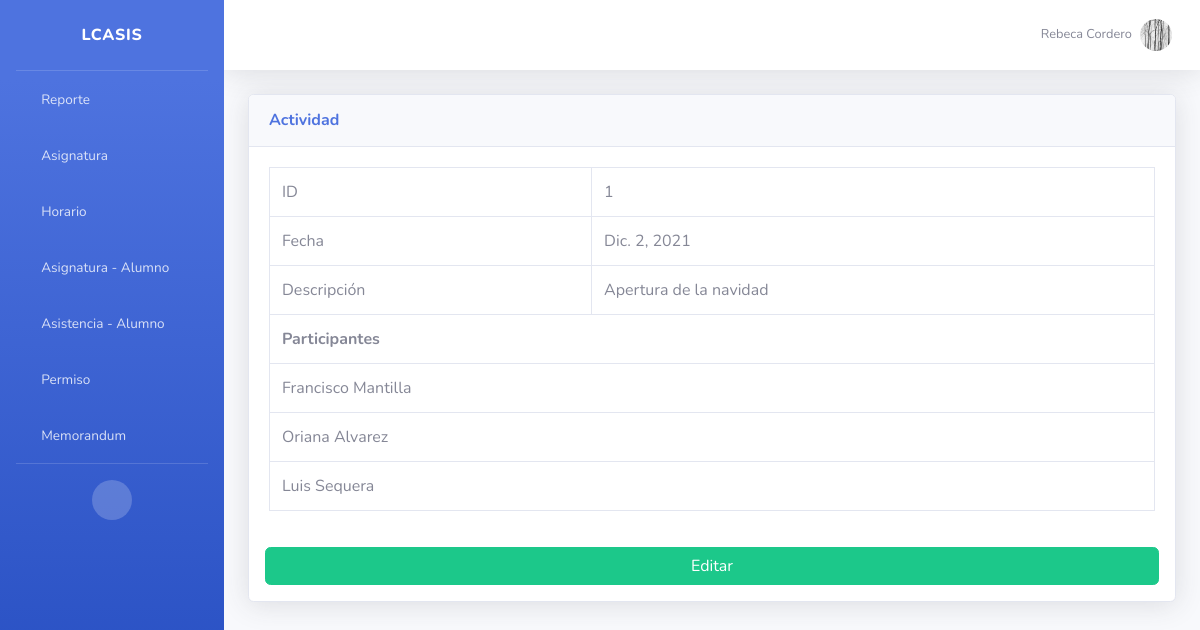
/actividad/ver/1/ (signed in), run on the app's committed database.
### app/models.py (models this page shows, shortened)
class Personal(models.Model):
	cedula = models.CharField(max_length=8, unique=True)
	nombre = models.CharField(max_length=50)
	telefono = models.CharField(max_length=12)
	direccion = models.CharField(max_length=100)
	correo = models.CharField(max_length=50, null=True)
	cargo = models.CharField(max_length=1, choices=CARGOS)
	horas = models.IntegerField(blank=True, null=True)
	salario = models.IntegerField()
	fecha_nacimiento = models.DateField()
	fecha_inicio = models.DateField()
	fecha_fin = models.DateField(blank=True, null=True)
	imagen = models.ImageField(upload_to="media/perfiles", blank=True, null=True)
	usuario = models.ForeignKey(User, on_delete=models.CASCADE)

class Actividad(models.Model):
	fecha = models.DateField()
	descripcion = models.CharField(max_length=100)
	participantes = models.ManyToManyField(Personal)

### app/views.py (the view)
# urls.py: path('actividad/ver/<int:pk>/', views.VerActividad.as_view(), name="ver_actividad"),
class VerActividad(GroupRequiredMixin, DetailView):
	group_required = u'secretario'
	template_name = "actividad/ver.html"
	model = models.Actividad

### app/templatetags/app_extras.py (called while the page is built)
@register.simple_tag
def get_user_lca(usuario):
	grupo = usuario.groups.all()[0].name
	if grupo == 'alumno':
		return Alumno.objects.get(usuario_id=usuario.id)
	else:
		return Personal.objects.get(usuario_id=usuario.id)

@register.simple_tag
def get_grupo_lca(grupos):
	return grupos.all()[0].name

### templates/actividad/ver.html (shortened to what this page needs)
{% extends "bases/dashboard.html" %}
{% block content %}
<div class="card shadow mb-4">
  <div class="card-header py-3">
    <h6 class="m-0 font-weight-bold text-primary">Actividad</h6>
  </div>
  <div class="card-body row">
    <div class="table-responsive col">
      <table class="table table-bordered" id="dataTable" width="100%" cellspacing="0">
        <tbody>
          <tr>
            <td>ID</td>
            <td>{{ object.id }}</td>
          </tr>
          <tr>
            <td>Fecha</td>
            <td>{{ object.fecha }}</td>
          </tr>
          <tr>
            <td>Descripción</td>
            <td>{{ object.descripcion }}</td>
          </tr>
          <tr>
            <td colspan="2"><strong>Participantes</strong></td>
          </tr>
          {% for mamaguevo in object.participantes.all %}
          <tr>
            <td colspan="2">{{ mamaguevo.nombre }}</td>
          </tr>
          {% endfor %}
        </tbody>
      </table>
    </div>
  </div>
  <div class="row px-3 mb-3">
    <div class="col">
      <a href="{% url 'editar_actividad' object.id %}" class="btn btn-success btn-block">Editar</a>
    </div>
  </div>
</div>
{% endblock %}

### templates/bases/dashboard.html (shortened to what this page needs)
{% load static %}
{% load app_extras %}
{% get_user_lca request.user as usuario %}
{% get_grupo_lca request.user.groups as grupo %}
<!DOCTYPE html>
<html lang="en">
<head>
    <link href="{% static 'vendor/fontawesome-free/css/all.min.css' %}" rel="stylesheet" type="text/css">
    <link href="{% static 'css/sb-admin-2.min.css' %}" rel="stylesheet">
    <link href="{% static 'vendor/datatables/dataTables.bootstrap4.min.css' %}" rel="stylesheet">
    <link rel="stylesheet" type="text/css" href="{% static 'css/styles.css' %}">
</head>
<body id="page-top">
    <div id="wrapper">
        <ul class="navbar-nav bg-gradient-primary sidebar sidebar-dark accordion" id="accordionSidebar">
            <a class="sidebar-brand d-flex align-items-center justify-content-center" href="{% url 'index' %}">
                <div class="mx-3">LCASIS</div>
            </a>
            <hr class="sidebar-divider my-0">
            {% if grupo == "secretario" or grupo == "profesor" %}
            <li class="nav-item">
                <a class="nav-link" href="{% url 'reporte' %}">
                    <i class="fas fa-fw fa-sticky-note"></i>
                    <span>Reporte</span></a>
            </li>
            <li class="nav-item">
                <a class="nav-link" href="{% url 'asignatura' %}">
                    <i class="fas fa-fw fa-book"></i>
                    <span>Asignatura</span></a>
            </li>
            <li class="nav-item">
                <a class="nav-link" href="{% url 'horario' %}">
                    <i class="fas fa-fw fa-sticky-note"></i>
                    <span>Horario</span></a>
            </li>
            <li class="nav-item">
                <a class="nav-link" href="{% url 'asignatura_alumno' %}">
                    <i class="fas fa-fw fa-book"></i>
                    <span>Asignatura - Alumno</span></a>
            </li>
            <li class="nav-item">
                <a class="nav-link" href="{% url 'asistencia_alumno' %}">
                    <i class="fas fa-fw fa-table"></i>
                    <span>Asistencia - Alumno</span></a>
            </li>
            {% endif %}
            {% if grupo == "secretario" or grupo == "profesor" or grupo == "administrativo" or grupo == "obrero" %}
            <li class="nav-item">
                <a class="nav-link" href="{% url 'permiso' %}">
                    <i class="fas fa-fw fa-plus"></i>
                    <span>Permiso</span></a>
            </li>            <li class="nav-item">
                <a class="nav-link" href="{% url 'memorandum' %}">
                    <i class="fas fa-fw fa-sticky-note"></i>
                    <span>Memorandum</span></a>
            </li>
            {% endif %}
            <hr class="sidebar-divider d-none d-md-block">
            <div class="text-center d-none d-md-inline">
                <button class="rounded-circle border-0" id="sidebarToggle"></button>
            </div>
        </ul>
        <div id="content-wrapper" class="d-flex flex-column">
            <div id="content">
                <nav class="navbar navbar-expand navbar-light bg-white topbar mb-4 static-top shadow">
                    <ul class="navbar-nav ml-auto">
                        <li class="nav-item dropdown no-arrow">
                            <a class="nav-link dropdown-toggle" href="#" id="userDropdown" role="button"
                                data-toggle="dropdown" aria-haspopup="true" aria-expanded="false">
                                <span class="mr-2 d-none d-lg-inline text-gray-600 small">{{ usuario.nombre }}</span>
                                <img class="img-profile rounded-circle"
                                    src="{{ usuario.imagen.url }}">
                            </a>
                        </li>
                    </ul>
                </nav>
                <div class="container-fluid">
                    {% block content %}{% endblock %}
                </div>
            </div>
        </div>
    </div>
</body>
</html>

### static/css/styles.css (style rules this page uses)
.dropdown-toggle::after { display: none; }

### data on the page
Personal: nombre "Rebeca Cordero", imagen (picture)
Actividad: id "1", fecha "Dic. 2, 2021", descripcion "Apertura de la navidad"
Personal: nombre "Francisco Mantilla"
Personal: nombre "Oriana Alvarez"
Personal: nombre "Luis Sequera"
